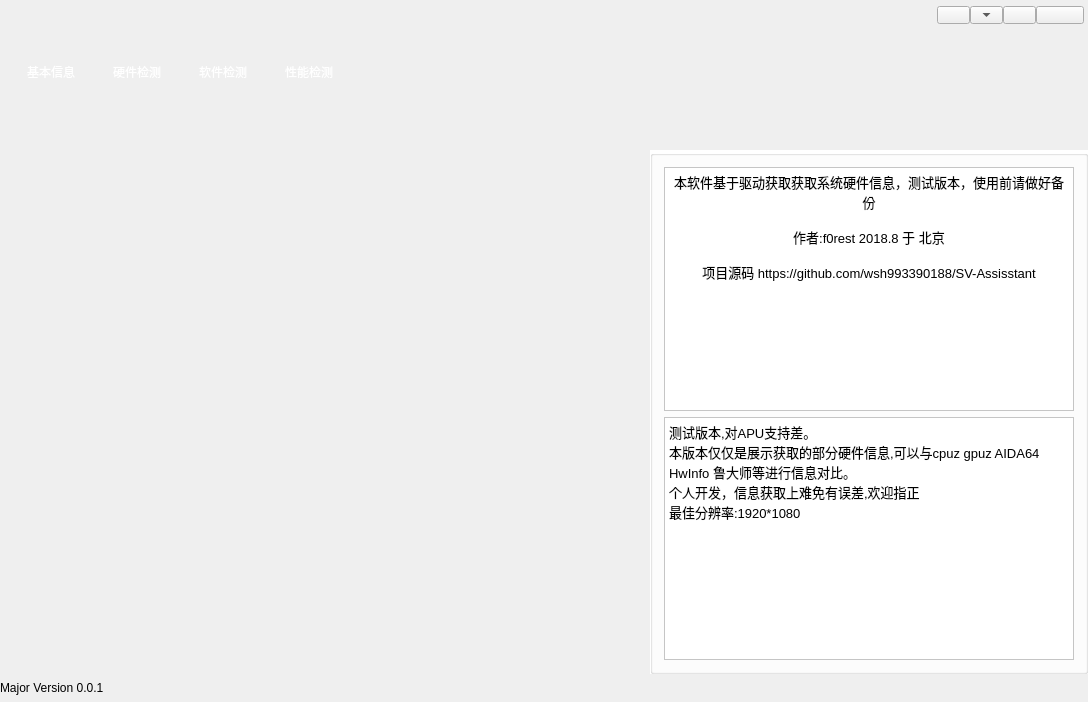
<?xml version="1.0" encoding="UTF-8"?>
<ui version="4.0">
 <class>SVAssistMainWindow</class>
 <widget class="QMainWindow" name="SVAssistMainWindow">
  <property name="geometry">
   <rect>
    <x>0</x>
    <y>0</y>
    <width>1088</width>
    <height>702</height>
   </rect>
  </property>
  <property name="sizePolicy">
   <sizepolicy hsizetype="Preferred" vsizetype="Preferred">
    <horstretch>0</horstretch>
    <verstretch>0</verstretch>
   </sizepolicy>
  </property>
  <property name="minimumSize">
   <size>
    <width>900</width>
    <height>600</height>
   </size>
  </property>
  <property name="maximumSize">
   <size>
    <width>1350</width>
    <height>900</height>
   </size>
  </property>
  <property name="windowTitle">
   <string>SVAssistMainWindow</string>
  </property>
  <property name="windowIcon">
   <iconset resource="Resource/resource.qrc">
    <normaloff>:/menu/Title/ZX.png</normaloff>:/menu/Title/ZX.png</iconset>
  </property>
  <widget class="QWidget" name="centralWidget">
   <property name="sizePolicy">
    <sizepolicy hsizetype="Maximum" vsizetype="Maximum">
     <horstretch>0</horstretch>
     <verstretch>0</verstretch>
    </sizepolicy>
   </property>
   <property name="minimumSize">
    <size>
     <width>900</width>
     <height>600</height>
    </size>
   </property>
   <property name="maximumSize">
    <size>
     <width>1350</width>
     <height>900</height>
    </size>
   </property>
   <layout class="QVBoxLayout" name="verticalLayout_3">
    <property name="spacing">
     <number>0</number>
    </property>
    <property name="leftMargin">
     <number>0</number>
    </property>
    <property name="topMargin">
     <number>0</number>
    </property>
    <property name="rightMargin">
     <number>0</number>
    </property>
    <property name="bottomMargin">
     <number>0</number>
    </property>
    <item>
     <widget class="QWidget" name="Titlewidget" native="true">
      <property name="minimumSize">
       <size>
        <width>900</width>
        <height>100</height>
       </size>
      </property>
      <property name="maximumSize">
       <size>
        <width>1350</width>
        <height>150</height>
       </size>
      </property>
      <property name="styleSheet">
       <string notr="true">QWidget#Titlewidget{border-image: url(:/menu/Title/panel.png); }</string>
      </property>
      <layout class="QHBoxLayout" name="horizontalLayout">
       <property name="topMargin">
        <number>6</number>
       </property>
       <property name="rightMargin">
        <number>4</number>
       </property>
       <item>
        <widget class="QToolButton" name="HometoolButton">
         <property name="minimumSize">
          <size>
           <width>80</width>
           <height>80</height>
          </size>
         </property>
         <property name="maximumSize">
          <size>
           <width>80</width>
           <height>80</height>
          </size>
         </property>
         <property name="styleSheet">
          <string notr="true">border:none;
font: 10pt &quot;宋体&quot;;
color: rgb(255, 255, 255);</string>
         </property>
         <property name="text">
          <string>基本信息</string>
         </property>
         <property name="icon">
          <iconset resource="Resource/resource.qrc">
           <normaloff>:/menu/Title/computer.png</normaloff>:/menu/Title/computer.png</iconset>
         </property>
         <property name="iconSize">
          <size>
           <width>54</width>
           <height>54</height>
          </size>
         </property>
         <property name="popupMode">
          <enum>QToolButton::DelayedPopup</enum>
         </property>
         <property name="toolButtonStyle">
          <enum>Qt::ToolButtonTextUnderIcon</enum>
         </property>
         <property name="arrowType">
          <enum>Qt::NoArrow</enum>
         </property>
        </widget>
       </item>
       <item>
        <widget class="QToolButton" name="HardwareViewtoolButton">
         <property name="minimumSize">
          <size>
           <width>80</width>
           <height>80</height>
          </size>
         </property>
         <property name="maximumSize">
          <size>
           <width>80</width>
           <height>80</height>
          </size>
         </property>
         <property name="styleSheet">
          <string notr="true">border:none;
font: 10pt &quot;宋体&quot;;
color: rgb(255, 255, 255);</string>
         </property>
         <property name="text">
          <string>硬件检测</string>
         </property>
         <property name="icon">
          <iconset resource="Resource/resource.qrc">
           <normaloff>:/menu/Title/hardware.png</normaloff>:/menu/Title/hardware.png</iconset>
         </property>
         <property name="iconSize">
          <size>
           <width>54</width>
           <height>54</height>
          </size>
         </property>
         <property name="toolButtonStyle">
          <enum>Qt::ToolButtonTextUnderIcon</enum>
         </property>
        </widget>
       </item>
       <item>
        <widget class="QToolButton" name="SoftwareViewtoolButton">
         <property name="minimumSize">
          <size>
           <width>80</width>
           <height>80</height>
          </size>
         </property>
         <property name="maximumSize">
          <size>
           <width>80</width>
           <height>80</height>
          </size>
         </property>
         <property name="styleSheet">
          <string notr="true">border:none;
font: 10pt &quot;宋体&quot;;
color: rgb(255, 255, 255);</string>
         </property>
         <property name="text">
          <string>软件检测</string>
         </property>
         <property name="icon">
          <iconset resource="Resource/resource.qrc">
           <normaloff>:/menu/Title/software.png</normaloff>:/menu/Title/software.png</iconset>
         </property>
         <property name="iconSize">
          <size>
           <width>54</width>
           <height>54</height>
          </size>
         </property>
         <property name="toolButtonStyle">
          <enum>Qt::ToolButtonTextUnderIcon</enum>
         </property>
        </widget>
       </item>
       <item>
        <widget class="QToolButton" name="GameTesttoolButton">
         <property name="minimumSize">
          <size>
           <width>80</width>
           <height>80</height>
          </size>
         </property>
         <property name="maximumSize">
          <size>
           <width>80</width>
           <height>80</height>
          </size>
         </property>
         <property name="styleSheet">
          <string notr="true">border:none;
font: 10pt &quot;宋体&quot;;
color: rgb(255, 255, 255);</string>
         </property>
         <property name="text">
          <string>性能检测</string>
         </property>
         <property name="icon">
          <iconset resource="Resource/resource.qrc">
           <normaloff>:/menu/Title/gamebox.png</normaloff>:/menu/Title/gamebox.png</iconset>
         </property>
         <property name="iconSize">
          <size>
           <width>54</width>
           <height>54</height>
          </size>
         </property>
         <property name="toolButtonStyle">
          <enum>Qt::ToolButtonTextUnderIcon</enum>
         </property>
        </widget>
       </item>
       <item>
        <spacer name="menuhorizontalSpacer">
         <property name="orientation">
          <enum>Qt::Horizontal</enum>
         </property>
         <property name="sizeType">
          <enum>QSizePolicy::Expanding</enum>
         </property>
         <property name="sizeHint" stdset="0">
          <size>
           <width>500</width>
           <height>20</height>
          </size>
         </property>
        </spacer>
       </item>
       <item>
        <layout class="QGridLayout" name="menugridLayout">
         <property name="spacing">
          <number>0</number>
         </property>
         <item row="0" column="3">
          <widget class="closebutton" name="closeButton">
           <property name="minimumSize">
            <size>
             <width>48</width>
             <height>18</height>
            </size>
           </property>
           <property name="maximumSize">
            <size>
             <width>48</width>
             <height>18</height>
            </size>
           </property>
           <property name="text">
            <string/>
           </property>
           <property name="icon">
            <iconset resource="Resource/resource.qrc">
             <normaloff>:/menu/menu/close.png</normaloff>:/menu/menu/close.png</iconset>
           </property>
           <property name="iconSize">
            <size>
             <width>16</width>
             <height>16</height>
            </size>
           </property>
          </widget>
         </item>
         <item row="0" column="2">
          <widget class="mainctrlbutton" name="minButton">
           <property name="minimumSize">
            <size>
             <width>33</width>
             <height>18</height>
            </size>
           </property>
           <property name="maximumSize">
            <size>
             <width>33</width>
             <height>18</height>
            </size>
           </property>
           <property name="text">
            <string/>
           </property>
           <property name="icon">
            <iconset resource="Resource/resource.qrc">
             <normaloff>:/menu/menu/minimize.png</normaloff>:/menu/menu/minimize.png</iconset>
           </property>
           <property name="iconSize">
            <size>
             <width>16</width>
             <height>16</height>
            </size>
           </property>
          </widget>
         </item>
         <item row="1" column="2">
          <spacer name="menuverticalSpacer">
           <property name="orientation">
            <enum>Qt::Vertical</enum>
           </property>
           <property name="sizeType">
            <enum>QSizePolicy::Expanding</enum>
           </property>
           <property name="sizeHint" stdset="0">
            <size>
             <width>20</width>
             <height>40</height>
            </size>
           </property>
          </spacer>
         </item>
         <item row="0" column="1">
          <widget class="QToolButton" name="setButton">
           <property name="sizePolicy">
            <sizepolicy hsizetype="Minimum" vsizetype="Fixed">
             <horstretch>33</horstretch>
             <verstretch>18</verstretch>
            </sizepolicy>
           </property>
           <property name="minimumSize">
            <size>
             <width>33</width>
             <height>18</height>
            </size>
           </property>
           <property name="maximumSize">
            <size>
             <width>33</width>
             <height>18</height>
            </size>
           </property>
           <property name="toolTip">
            <string>最小化</string>
           </property>
           <property name="styleSheet">
            <string notr="true"/>
           </property>
           <property name="text">
            <string/>
           </property>
           <property name="arrowType">
            <enum>Qt::DownArrow</enum>
           </property>
          </widget>
         </item>
         <item row="0" column="0">
          <widget class="mainctrlbutton" name="reportButton">
           <property name="minimumSize">
            <size>
             <width>33</width>
             <height>18</height>
            </size>
           </property>
           <property name="maximumSize">
            <size>
             <width>33</width>
             <height>18</height>
            </size>
           </property>
           <property name="text">
            <string/>
           </property>
           <property name="icon">
            <iconset resource="Resource/resource.qrc">
             <normaloff>:/menu/menu/report.png</normaloff>:/menu/menu/report.png</iconset>
           </property>
           <property name="iconSize">
            <size>
             <width>16</width>
             <height>16</height>
            </size>
           </property>
          </widget>
         </item>
        </layout>
       </item>
      </layout>
     </widget>
    </item>
    <item>
     <layout class="QHBoxLayout" name="HomehorizontalLayout" stretch="0">
      <property name="spacing">
       <number>0</number>
      </property>
      <property name="leftMargin">
       <number>0</number>
      </property>
      <property name="topMargin">
       <number>0</number>
      </property>
      <item>
       <widget class="QStackedWidget" name="HomestackedWidget">
        <property name="minimumSize">
         <size>
          <width>900</width>
          <height>500</height>
         </size>
        </property>
        <property name="maximumSize">
         <size>
          <width>1350</width>
          <height>750</height>
         </size>
        </property>
        <property name="styleSheet">
         <string notr="true"/>
        </property>
        <widget class="QWidget" name="Homepage">
         <property name="minimumSize">
          <size>
           <width>900</width>
           <height>500</height>
          </size>
         </property>
         <property name="maximumSize">
          <size>
           <width>1350</width>
           <height>750</height>
          </size>
         </property>
         <layout class="QVBoxLayout" name="verticalLayout_2">
          <property name="spacing">
           <number>0</number>
          </property>
          <property name="leftMargin">
           <number>0</number>
          </property>
          <property name="topMargin">
           <number>0</number>
          </property>
          <property name="rightMargin">
           <number>0</number>
          </property>
          <property name="bottomMargin">
           <number>0</number>
          </property>
          <item>
           <layout class="QGridLayout" name="gridLayout" rowstretch="0,0">
            <property name="spacing">
             <number>0</number>
            </property>
            <item row="1" column="0">
             <widget class="Homewidget" name="TitleStackedWidget" native="true">
              <property name="minimumSize">
               <size>
                <width>650</width>
                <height>472</height>
               </size>
              </property>
              <property name="maximumSize">
               <size>
                <width>975</width>
                <height>708</height>
               </size>
              </property>
             </widget>
            </item>
            <item row="1" column="1">
             <widget class="QGroupBox" name="groupBox">
              <property name="styleSheet">
               <string notr="true">background-color: rgb(255, 255, 255);</string>
              </property>
              <property name="title">
               <string/>
              </property>
              <layout class="QVBoxLayout" name="verticalLayout">
               <item>
                <widget class="QTextBrowser" name="textBrowser">
                 <property name="html">
                  <string>&lt;!DOCTYPE HTML PUBLIC &quot;-//W3C//DTD HTML 4.0//EN&quot; &quot;http://www.w3.org/TR/REC-html40/strict.dtd&quot;&gt;
&lt;html&gt;&lt;head&gt;&lt;meta name=&quot;qrichtext&quot; content=&quot;1&quot; /&gt;&lt;style type=&quot;text/css&quot;&gt;
p, li { white-space: pre-wrap; }
&lt;/style&gt;&lt;/head&gt;&lt;body style=&quot; font-family:'SimSun'; font-size:8.25pt; font-weight:400; font-style:normal;&quot;&gt;
&lt;p align=&quot;center&quot; style=&quot; margin-top:0px; margin-bottom:0px; margin-left:0px; margin-right:0px; -qt-block-indent:0; text-indent:0px;&quot;&gt;&lt;span style=&quot; font-size:10pt;&quot;&gt;本软件基于驱动获取获取系统硬件信息，测试版本，使用前请做好备份&lt;/span&gt;&lt;/p&gt;
&lt;p align=&quot;center&quot; style=&quot;-qt-paragraph-type:empty; margin-top:0px; margin-bottom:0px; margin-left:0px; margin-right:0px; -qt-block-indent:0; text-indent:0px; font-size:10pt;&quot;&gt;&lt;br /&gt;&lt;/p&gt;
&lt;p align=&quot;center&quot; style=&quot; margin-top:0px; margin-bottom:0px; margin-left:0px; margin-right:0px; -qt-block-indent:0; text-indent:0px;&quot;&gt;&lt;span style=&quot; font-size:10pt;&quot;&gt;作者:f0rest 2018.8 于 北京&lt;/span&gt;&lt;/p&gt;
&lt;p align=&quot;center&quot; style=&quot;-qt-paragraph-type:empty; margin-top:0px; margin-bottom:0px; margin-left:0px; margin-right:0px; -qt-block-indent:0; text-indent:0px; font-size:10pt;&quot;&gt;&lt;br /&gt;&lt;/p&gt;
&lt;p align=&quot;center&quot; style=&quot; margin-top:0px; margin-bottom:0px; margin-left:0px; margin-right:0px; -qt-block-indent:0; text-indent:0px;&quot;&gt;&lt;span style=&quot; font-size:10pt;&quot;&gt;项目源码 https://github.com/wsh993390188/SV-Assisstant&lt;/span&gt;&lt;/p&gt;
&lt;p style=&quot;-qt-paragraph-type:empty; margin-top:0px; margin-bottom:0px; margin-left:0px; margin-right:0px; -qt-block-indent:0; text-indent:0px; font-size:10pt;&quot;&gt;&lt;br /&gt;&lt;/p&gt;
&lt;p align=&quot;center&quot; style=&quot;-qt-paragraph-type:empty; margin-top:0px; margin-bottom:0px; margin-left:0px; margin-right:0px; -qt-block-indent:0; text-indent:0px; font-size:10pt;&quot;&gt;&lt;br /&gt;&lt;/p&gt;&lt;/body&gt;&lt;/html&gt;</string>
                 </property>
                </widget>
               </item>
               <item>
                <widget class="QTextBrowser" name="textBrowser_2">
                 <property name="html">
                  <string>&lt;!DOCTYPE HTML PUBLIC &quot;-//W3C//DTD HTML 4.0//EN&quot; &quot;http://www.w3.org/TR/REC-html40/strict.dtd&quot;&gt;
&lt;html&gt;&lt;head&gt;&lt;meta name=&quot;qrichtext&quot; content=&quot;1&quot; /&gt;&lt;style type=&quot;text/css&quot;&gt;
p, li { white-space: pre-wrap; }
&lt;/style&gt;&lt;/head&gt;&lt;body style=&quot; font-family:'SimSun'; font-size:8.25pt; font-weight:400; font-style:normal;&quot;&gt;
&lt;p style=&quot; margin-top:0px; margin-bottom:0px; margin-left:0px; margin-right:0px; -qt-block-indent:0; text-indent:0px;&quot;&gt;&lt;span style=&quot; font-size:10pt;&quot;&gt;测试版本,对APU支持差。&lt;/span&gt;&lt;/p&gt;
&lt;p style=&quot; margin-top:0px; margin-bottom:0px; margin-left:0px; margin-right:0px; -qt-block-indent:0; text-indent:0px;&quot;&gt;&lt;span style=&quot; font-size:10pt;&quot;&gt;本版本仅仅是展示获取的部分硬件信息,可以与cpuz gpuz AIDA64 HwInfo 鲁大师等进行信息对比。&lt;/span&gt;&lt;/p&gt;
&lt;p style=&quot; margin-top:0px; margin-bottom:0px; margin-left:0px; margin-right:0px; -qt-block-indent:0; text-indent:0px;&quot;&gt;&lt;span style=&quot; font-size:10pt;&quot;&gt;个人开发，信息获取上难免有误差,欢迎指正&lt;/span&gt;&lt;/p&gt;
&lt;p style=&quot; margin-top:0px; margin-bottom:0px; margin-left:0px; margin-right:0px; -qt-block-indent:0; text-indent:0px;&quot;&gt;&lt;span style=&quot; font-size:10pt;&quot;&gt;最佳分辨率:1920*1080&lt;/span&gt;&lt;/p&gt;&lt;/body&gt;&lt;/html&gt;</string>
                 </property>
                </widget>
               </item>
              </layout>
             </widget>
            </item>
           </layout>
          </item>
          <item>
           <widget class="QLabel" name="Versionlabel">
            <property name="minimumSize">
             <size>
              <width>900</width>
              <height>28</height>
             </size>
            </property>
            <property name="maximumSize">
             <size>
              <width>1350</width>
              <height>42</height>
             </size>
            </property>
            <property name="styleSheet">
             <string notr="true">QLabel{color:#000000;font-family: \&quot;consolas\&quot;; font-size:10px; font-weight:bold;background-color: rgb(255, 255, 255);}
</string>
            </property>
            <property name="text">
             <string>Major Version 0.0.1</string>
            </property>
            <property name="margin">
             <number>8</number>
            </property>
           </widget>
          </item>
         </layout>
        </widget>
        <widget class="QWidget" name="Hardwarepage">
         <property name="minimumSize">
          <size>
           <width>900</width>
           <height>500</height>
          </size>
         </property>
         <property name="maximumSize">
          <size>
           <width>1350</width>
           <height>750</height>
          </size>
         </property>
         <layout class="QHBoxLayout" name="HardwarehorizontalLayout">
          <property name="spacing">
           <number>0</number>
          </property>
          <property name="leftMargin">
           <number>0</number>
          </property>
          <property name="topMargin">
           <number>0</number>
          </property>
          <property name="rightMargin">
           <number>0</number>
          </property>
          <property name="bottomMargin">
           <number>0</number>
          </property>
          <item>
           <widget class="HardwareTab" name="HardwareTabwidget" native="true">
            <property name="minimumSize">
             <size>
              <width>100</width>
              <height>500</height>
             </size>
            </property>
            <property name="maximumSize">
             <size>
              <width>150</width>
              <height>750</height>
             </size>
            </property>
           </widget>
          </item>
          <item>
           <widget class="QStackedWidget" name="HardwareInfomationstackedWidget">
            <property name="minimumSize">
             <size>
              <width>800</width>
              <height>500</height>
             </size>
            </property>
            <property name="maximumSize">
             <size>
              <width>1200</width>
              <height>750</height>
             </size>
            </property>
            <property name="styleSheet">
             <string notr="true">background-color: rgb(255, 255, 255);</string>
            </property>
            <widget class="CPUHardwareWidget" name="CPUpage"/>
            <widget class="MotherBroadWidget" name="MotherBroadpage"/>
            <widget class="MemoryWidget" name="Memorypage"/>
            <widget class="GPUWidget" name="GPUpage"/>
            <widget class="DiskWidget" name="Diskpage"/>
            <widget class="MonitorWidget" name="Monitorpage"/>
            <widget class="AudioWidget" name="Audiopage"/>
            <widget class="QWidget" name="Networkpage">
             <layout class="QHBoxLayout" name="horizontalLayout_3">
              <property name="spacing">
               <number>0</number>
              </property>
              <property name="leftMargin">
               <number>0</number>
              </property>
              <property name="topMargin">
               <number>0</number>
              </property>
              <property name="rightMargin">
               <number>0</number>
              </property>
              <property name="bottomMargin">
               <number>0</number>
              </property>
              <item>
               <widget class="QSplitter" name="splitter">
                <property name="orientation">
                 <enum>Qt::Horizontal</enum>
                </property>
                <widget class="NetworkListWidget" name="NetworklistWidget">
                 <property name="minimumSize">
                  <size>
                   <width>150</width>
                   <height>500</height>
                  </size>
                 </property>
                 <property name="maximumSize">
                  <size>
                   <width>300</width>
                   <height>750</height>
                  </size>
                 </property>
                </widget>
                <widget class="NetworkTableWidget" name="NetworktextBrowser">
                 <property name="minimumSize">
                  <size>
                   <width>0</width>
                   <height>500</height>
                  </size>
                 </property>
                 <property name="maximumSize">
                  <size>
                   <width>16777215</width>
                   <height>750</height>
                  </size>
                 </property>
                </widget>
               </widget>
              </item>
             </layout>
            </widget>
            <widget class="QWidget" name="USBhardwarepage">
             <layout class="QHBoxLayout" name="horizontalLayout_2">
              <item>
               <widget class="QSplitter" name="USBsplitter">
                <property name="orientation">
                 <enum>Qt::Horizontal</enum>
                </property>
                <widget class="usbtreewidget" name="usbtreeWidget">
                 <property name="minimumSize">
                  <size>
                   <width>0</width>
                   <height>0</height>
                  </size>
                 </property>
                 <property name="maximumSize">
                  <size>
                   <width>16777215</width>
                   <height>16777215</height>
                  </size>
                 </property>
                 <column>
                  <property name="text">
                   <string notr="true">1</string>
                  </property>
                 </column>
                </widget>
                <widget class="usbtestbrowser" name="usbtextBrowser">
                 <property name="minimumSize">
                  <size>
                   <width>0</width>
                   <height>0</height>
                  </size>
                 </property>
                 <property name="maximumSize">
                  <size>
                   <width>16777215</width>
                   <height>16777215</height>
                  </size>
                 </property>
                </widget>
               </widget>
              </item>
             </layout>
            </widget>
           </widget>
          </item>
         </layout>
        </widget>
        <widget class="QWidget" name="Softwarepage">
         <property name="maximumSize">
          <size>
           <width>1350</width>
           <height>750</height>
          </size>
         </property>
         <widget class="QLabel" name="label_2">
          <property name="geometry">
           <rect>
            <x>320</x>
            <y>190</y>
            <width>171</width>
            <height>71</height>
           </rect>
          </property>
          <property name="text">
           <string>Under construction</string>
          </property>
         </widget>
        </widget>
        <widget class="QWidget" name="GameTestpage">
         <property name="maximumSize">
          <size>
           <width>1350</width>
           <height>750</height>
          </size>
         </property>
         <widget class="QLabel" name="label_4">
          <property name="geometry">
           <rect>
            <x>300</x>
            <y>200</y>
            <width>171</width>
            <height>71</height>
           </rect>
          </property>
          <property name="text">
           <string>Under construction</string>
          </property>
         </widget>
        </widget>
       </widget>
      </item>
     </layout>
    </item>
   </layout>
  </widget>
 </widget>
 <layoutdefault spacing="6" margin="11"/>
 <customwidgets>
  <customwidget>
   <class>Homewidget</class>
   <extends>QWidget</extends>
   <header>homewidget.h</header>
   <container>1</container>
  </customwidget>
  <customwidget>
   <class>mainctrlbutton</class>
   <extends>QToolButton</extends>
   <header>mainctrlbutton.h</header>
  </customwidget>
  <customwidget>
   <class>closebutton</class>
   <extends>QToolButton</extends>
   <header>closebutton.h</header>
  </customwidget>
  <customwidget>
   <class>HardwareTab</class>
   <extends>QWidget</extends>
   <header location="global">hardwaretab.h</header>
   <container>1</container>
  </customwidget>
  <customwidget>
   <class>CPUHardwareWidget</class>
   <extends>QWidget</extends>
   <header location="global">cpuhardwarewidget.h</header>
   <container>1</container>
  </customwidget>
  <customwidget>
   <class>MotherBroadWidget</class>
   <extends>QWidget</extends>
   <header location="global">motherbroadwidget.h</header>
   <container>1</container>
  </customwidget>
  <customwidget>
   <class>GPUWidget</class>
   <extends>QWidget</extends>
   <header location="global">gpuwidget.h</header>
   <container>1</container>
  </customwidget>
  <customwidget>
   <class>MemoryWidget</class>
   <extends>QWidget</extends>
   <header location="global">memorywidget.h</header>
   <container>1</container>
  </customwidget>
  <customwidget>
   <class>MonitorWidget</class>
   <extends>QWidget</extends>
   <header>monitorwidget.h</header>
   <container>1</container>
  </customwidget>
  <customwidget>
   <class>DiskWidget</class>
   <extends>QWidget</extends>
   <header>diskwidget.h</header>
   <container>1</container>
  </customwidget>
  <customwidget>
   <class>AudioWidget</class>
   <extends>QWidget</extends>
   <header>audiowidget.h</header>
   <container>1</container>
  </customwidget>
  <customwidget>
   <class>NetworkListWidget</class>
   <extends>QListWidget</extends>
   <header>NetworkWidget.h </header>
  </customwidget>
  <customwidget>
   <class>NetworkTableWidget</class>
   <extends>QTextBrowser</extends>
   <header>NetworkWidget.h</header>
  </customwidget>
  <customwidget>
   <class>usbtreewidget</class>
   <extends>QTreeWidget</extends>
   <header>usbtreewidget.h</header>
  </customwidget>
  <customwidget>
   <class>usbtestbrowser</class>
   <extends>QTextBrowser</extends>
   <header>usbtestbrowser.h</header>
  </customwidget>
 </customwidgets>
 <resources>
  <include location="Resource/resource.qrc"/>
 </resources>
 <connections/>
</ui>
